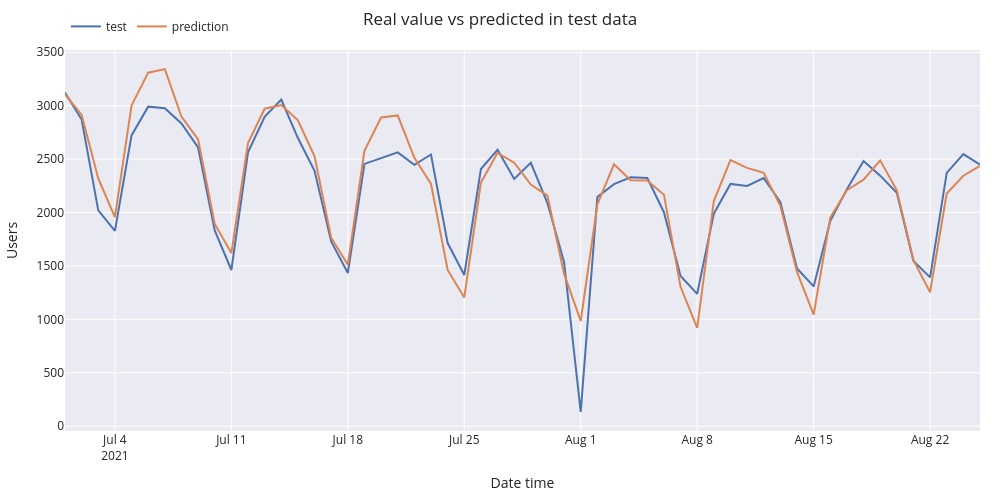

Notebook source saved alongside this figure:
### Code cell
# Plot predictions vs real value
# ======================================================================================
fig = go.Figure()
trace1 = go.Scatter(x=data_test.index, y=data_test['users'], name="test", mode="lines")
trace2 = go.Scatter(x=predictions.index, y=predictions['pred'], name="prediction", mode="lines")
fig.add_trace(trace1)
fig.add_trace(trace2)
fig.update_layout(
    title="Real value vs predicted in test data",
    xaxis_title="Date time",
    yaxis_title="Users",
    width=1000,
    height=500,
    margin=dict(l=20, r=20, t=35, b=20),
    legend=dict(orientation="h", yanchor="top", y=1.1, xanchor="left", x=0.001)
)
fig.show()
